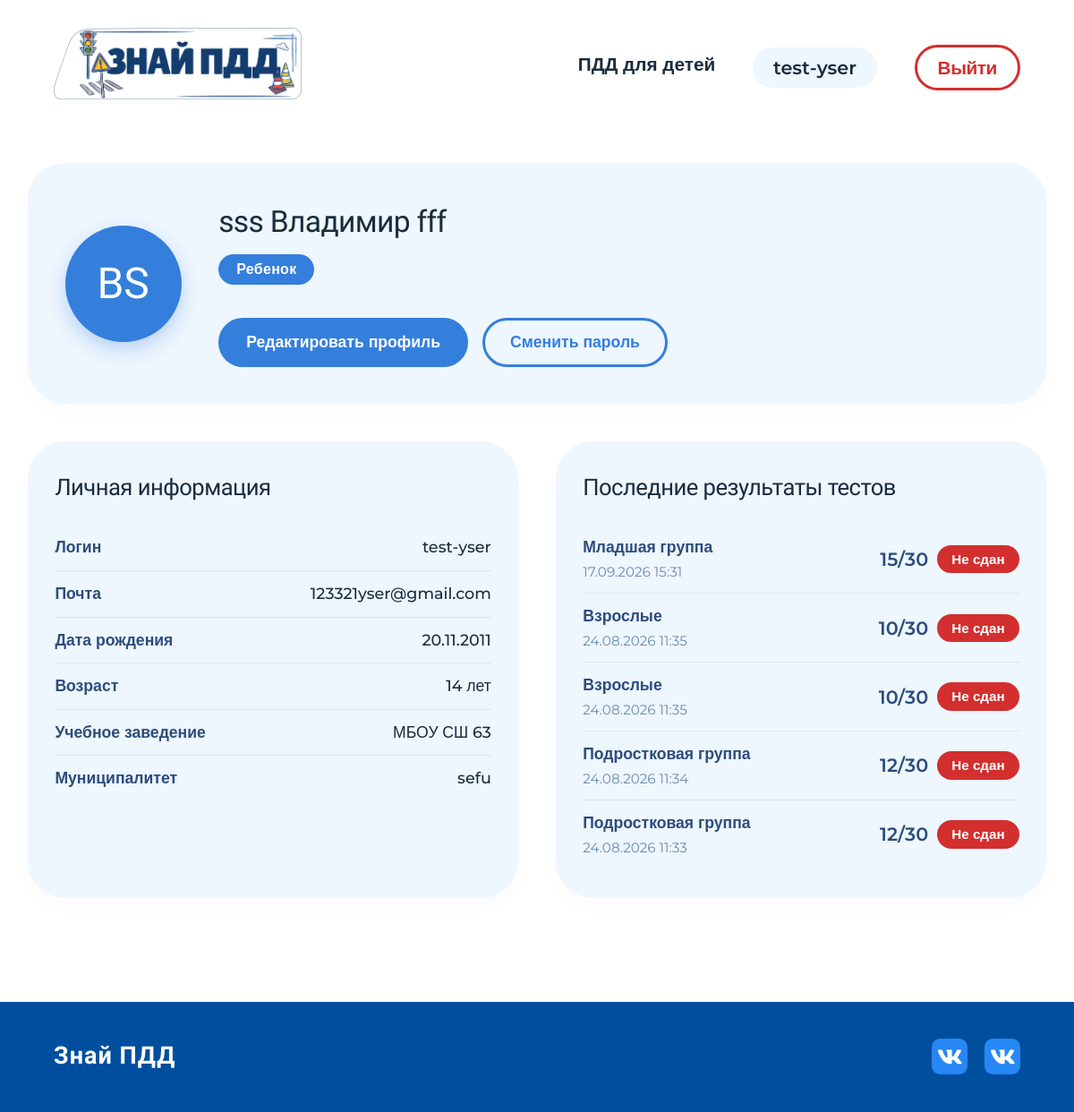
/profile/ (signed in), run on an earlier commit of the app's database.
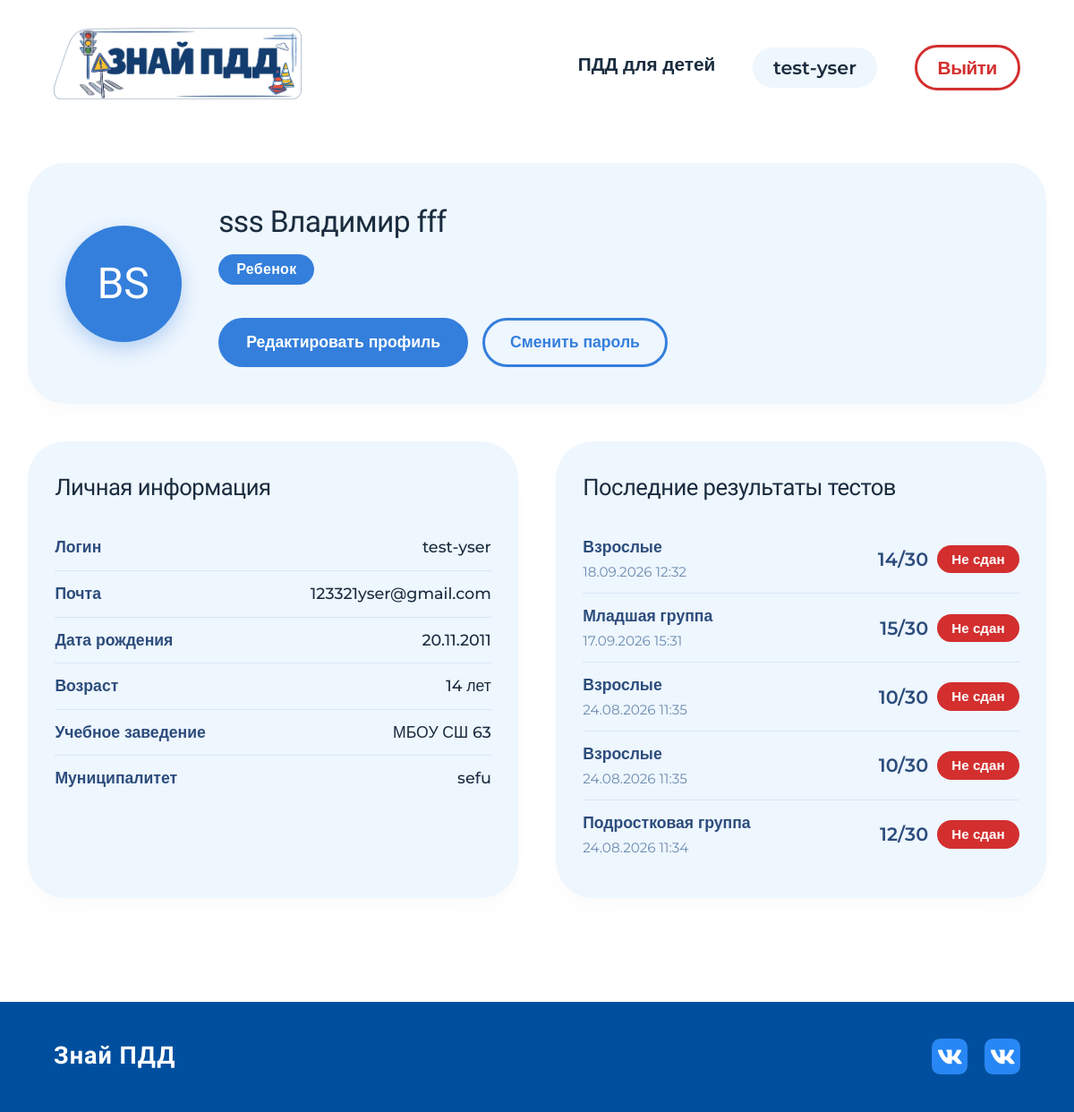
And on a later commit of the database.
### app/models.py (models this page shows, shortened)
class Profile(models.Model):
    class Role(models.TextChoices):
        CHILD = 'child', 'Ребенок'
        TEACHER = 'teacher', 'Педагог'
    role = models.CharField(
        max_length=20,
        choices=Role.choices,
        default=Role.CHILD,
        verbose_name='Роль'
    )
    user = models.OneToOneField(
        User,
        on_delete=models.CASCADE,
        related_name='profile',
        verbose_name='Пользователь'
    )
    surname1 = models.CharField(max_length=50, verbose_name='Фамилия')
    name = models.CharField(max_length=50, verbose_name='Имя')
    surname2 = models.CharField(max_length=50, blank=True, verbose_name='Отчество')
    school = models.CharField(max_length=100, verbose_name='Учебное заведение')
    birth_date = models.DateField(verbose_name='Дата рождения')
    region = models.CharField(max_length=400, verbose_name='Муниципалитет')
    position = models.CharField(max_length=100, blank=True, verbose_name='Должность')
    class Meta:
        verbose_name = 'Профиль'
        verbose_name_plural = 'Профили'
    @property
    def age(self):
        if self.birth_date:
            today = date.today()
            return today.year - self.birth_date.year - (
                (today.month, today.day) < (self.birth_date.month, self.birth_date.day)
            )
        return None

class TestResult(models.Model):
    class TestType(models.TextChoices):
        JUNIOR = 'junior', 'Младшая группа'
        TEEN = 'teen', 'Подростковая группа'
        ADULT = 'adult', 'Взрослые'
    user = models.ForeignKey(User, on_delete=models.CASCADE, related_name='test_results', verbose_name='Пользователь')
    test_type = models.CharField(max_length=10, choices=TestType.choices, verbose_name='Тип теста')
    score = models.IntegerField(verbose_name='Набранные баллы')
    total_questions = models.IntegerField(verbose_name='Всего вопросов')
    passing_score = models.IntegerField(verbose_name='Проходной балл')
    passed = models.BooleanField(default=False, verbose_name='Тест пройден')
    completed_at = models.DateTimeField(auto_now_add=True, verbose_name='Дата завершения')
    class Meta:
        verbose_name = 'Результат теста'
        verbose_name_plural = 'Результаты тестов'
        ordering = ['-completed_at']

### app/views.py (the view)
# urls.py: path('profile/', views.profile_view, name='profile'),
@login_required
def profile_view(request):
  profile = request.user.profile
  test_results = TestResult.objects.filter(user=request.user).order_by('-completed_at')[:5]
  reports_count = TeacherLessonReport.objects.filter(user=request.user).count() if profile.role == 'teacher' else 0
  context = {
    'profile': profile,
    'test_results': test_results,
    'reports_count': reports_count,
  }
  return render(request, 'profile.html', context)

### app/templates/profile.html (shortened to what this page needs)
{% extends 'base.html' %}
{% load static %}
{% block content %}
<link rel="stylesheet" type="text/css" href="{% static '../static/css/profile.css' %}">
<div class="profile-wrap">
  <div class="profile-header">
    <div class="profile-avatar">
      {{ profile.name|first|upper }}{{ profile.surname1|first|upper }}
    </div>
    <div class="profile-info">
      <h2>{{ profile.surname1 }} {{ profile.name }} {{ profile.surname2 }}</h2>
      <span class="profile-role-badge {% if profile.role == 'teacher' %}teacher{% endif %}">
        {{ profile.get_role_display }}
      </span>
      <div class="profile-actions">
        <a href="{% url 'profile_edit' %}" class="btn-blue">Редактировать профиль</a>
        <a href="{% url 'profile_password' %}" class="btn-outline-blue">Сменить пароль</a>
      </div>
    </div>
  </div>
  <div class="profile-grid">
    <div class="profile-card">
      <h4>Личная информация</h4>
      <div class="info-row">
        <span class="info-label">Логин</span>
        <span class="info-value">{{ user.username }}</span>
      </div>
      <div class="info-row">
        <span class="info-label">Почта</span>
        <span class="info-value">{{ user.email }}</span>
      </div>
      <div class="info-row">
        <span class="info-label">Дата рождения</span>
        <span class="info-value">{{ profile.birth_date|date:"d.m.Y" }}</span>
      </div>
      <div class="info-row">
        <span class="info-label">Возраст</span>
        <span class="info-value">{{ profile.age }} лет</span>
      </div>
      <div class="info-row">
        <span class="info-label">Учебное заведение</span>
        <span class="info-value">{{ profile.school }}</span>
      </div>
      <div class="info-row">
        <span class="info-label">Муниципалитет</span>
        <span class="info-value">{{ profile.region }}</span>
      </div>
    </div>
    {% if profile.role == 'child' %}
    <div class="profile-card">
      <h4>Последние результаты тестов</h4>
      {% if test_results %}
        {% for result in test_results %}
        <div class="result-item">
          <div class="result-info">
            <span class="result-type">{{ result.get_test_type_display }}</span>
            <span class="result-date">{{ result.completed_at|date:"d.m.Y H:i" }}</span>
          </div>
          <div style="display:flex; align-items:center; gap:10px;">
            <span style="font-weight:600; color:#2c4c7c;">{{ result.score }}/{{ result.total_questions }}</span>
            <span class="result-badge {% if result.passed %}passed{% else %}failed{% endif %}">
              {% if result.passed %}Сдан{% else %}Не сдан{% endif %}
            </span>
          </div>
        </div>
        {% endfor %}
      {% else %}
        <p class="empty-msg">Вы ещё не проходили тесты</p>
      {% endif %}
    </div>
    {% endif %}
  </div>
</div>
{% endblock %}

### app/templates/base.html (shortened to what this page needs)
<!DOCTYPE html>
<html lang="ru">
<head>
  {% load static %}
  <link rel="stylesheet" type="text/css" href="{% static 'css/base.css' %}">
</head>
<body>
<div class='header-div'>
  <div class="logo-head">
    <a href="{% url 'index' %}">
      <img src="{% static 'images/logo_pdd.png' %}" alt="Знай ПДД">
    </a>
  </div>
  <div class="panel">
    {% if user.is_authenticated %}
    <div class="nav-menu">
        {% if user.profile.role == 'child' %}
        <div class="dropdown">
            <div class="dropbtn">ПДД для детей</div>
        </div>
        {% endif %}
        <a href="{% url 'profile' %}" class="profile-link">{{ user.username }}</a>
        <a class="logout-a" href="{% url 'logout' %}">
            <h3 style="font-family: 'Montserrat', sans-serif; font-size: 1.3rem; font-weight: 700;">Выйти</h3>
        </a>
    </div>
    {% else %}
    <h3>
        <a class="login-a" href="{% url 'login' %}">Войти</a>
    </h3>
    {% endif %}
  </div>
</div>
<div class="content">
  {% block content %}{% endblock %}
</div>
<footer>
  <div class="text-logo">Знай ПДД</div>
  <div class="social">
    <a href="https://vk.ru/media_uid_lo" class="social-link" title="Медиа-центр">
      <img src="{% static 'images/vk-icon.png' %}" alt="VK">
    </a>
    <a href="https://vk.ru/lab48" class="social-link" title="Лаборатория 48">
      <img src="{% static 'images/vk-icon.png' %}" alt="VK">
    </a>
  </div>
</footer>
</body>
</html>

### app/static/css/base.css (style rules this page uses)
* { margin: 0; padding: 0; box-sizing: border-box; }
body { font-family: 'Montserrat', sans-serif; background-color: #ffffff; color: #1A2C3E; line-height: 1.4; display: flex; flex-direction: column; min-height: 100vh; font-size: 1.3rem; }
.content { flex: 1; }
h1, h2, h3, h4, h5, .logo-head, .panel h4, .panel h3 { font-family: 'Climate Crisis', sans-serif; font-weight: 300; font-optical-sizing: auto; font-style: normal; font-variation-settings: "YEAR" 1988; letter-spacing: -0.02em; }
.logo-head { display: flex; align-items: center; }
.logo-head img { height: 80px; width: auto; }
h3 { font-size: 1.95rem; }
h4 { font-size: 1.82rem; }
a { text-decoration: none; transition: all 0.2s ease; }
.header-div { display: flex; justify-content: space-between; align-items: center; padding: 1.95rem 5%; max-width: 1820px; margin: 0 auto; width: 100%; flex-wrap: wrap; gap: 1.3rem; }
.nav-menu { display: flex; align-items: center; gap: 2.6rem; flex-wrap: wrap; }
.dropdown { position: relative; display: inline-block; }
.dropbtn { font-family: 'Montserrat', sans-serif; font-weight: 600; font-size: 1.3rem; color: #1A2C3E; border-bottom: 2px solid transparent; padding-bottom: 5px; cursor: pointer; transition: 0.2s; display: inline-block; }
.panel h4, .panel h3 { display: flex; align-items: center; gap: 2.34rem; margin: 0; flex-wrap: wrap; justify-content: flex-end; }
.panel a, .panel span { font-family: 'Montserrat', sans-serif; font-weight: 600; font-size: 1.3rem; }
.logout-a { background: transparent; border: 3px solid #d32f2f; padding: 8px 23px; border-radius: 52px; color: #d32f2f; }
footer { background-color: #004f9f; margin-top: 3.2rem; padding: 2.6rem 5%; display: flex; flex-wrap: wrap; justify-content: space-between; align-items: center; gap: 1.95rem; color: white; font-family: 'Montserrat', sans-serif; }
.text-logo { font-weight: 700; font-size: 1.69rem; letter-spacing: 1px; font-family: 'Climate Crisis', sans-serif; }
.social { display: flex; gap: 1.2rem; align-items: center; }
.social a { display: inline-flex; align-items: center; justify-content: center; width: 40px; height: 40px; border-radius: 10px; transition: all 0.3s cubic-bezier(0.34, 1.56, 0.64, 1); text-decoration: none; background-color: rgba(255, 255, 255, 0.15); position: relative; }
.social a img { width: 44px; height: 44px; display: block; transition: all 0.3s ease; }
.social a:first-child { background-color: #4C75A3; }
.social a:last-child { background-color: #4C75A3; }
.social-link { display: inline-flex !important; align-items: center; justify-content: center; width: 40px !important; height: 40px !important; border-radius: 10px; transition: all 0.3s cubic-bezier(0.34, 1.56, 0.64, 1); text-decoration: none; position: relative; flex-shrink: 0; background-color: #4C75A3 !important; }
.social-link img { width: 44px; height: 44px; display: block; transition: all 0.3s ease; max-width: 100%; max-height: 100%; }
.profile-link { background: #eef6fe; padding: 8px 23px; border-radius: 52px; font-weight: 600; color: #1A2C3E; font-size: 1.3rem; transition: 0.2s; }

What changed in the data, as far as the page shows it:
no longer on this page (row unchanged): TestResult: test_type "Подростковая группа", completed_at "24.08.2026 11:33", score "12", total_questions "30", passed "Не сдан"
added TestResult: test_type "Взрослые", completed_at "18.09.2026 12:32", score "14", total_questions "30", passed "Не сдан"
